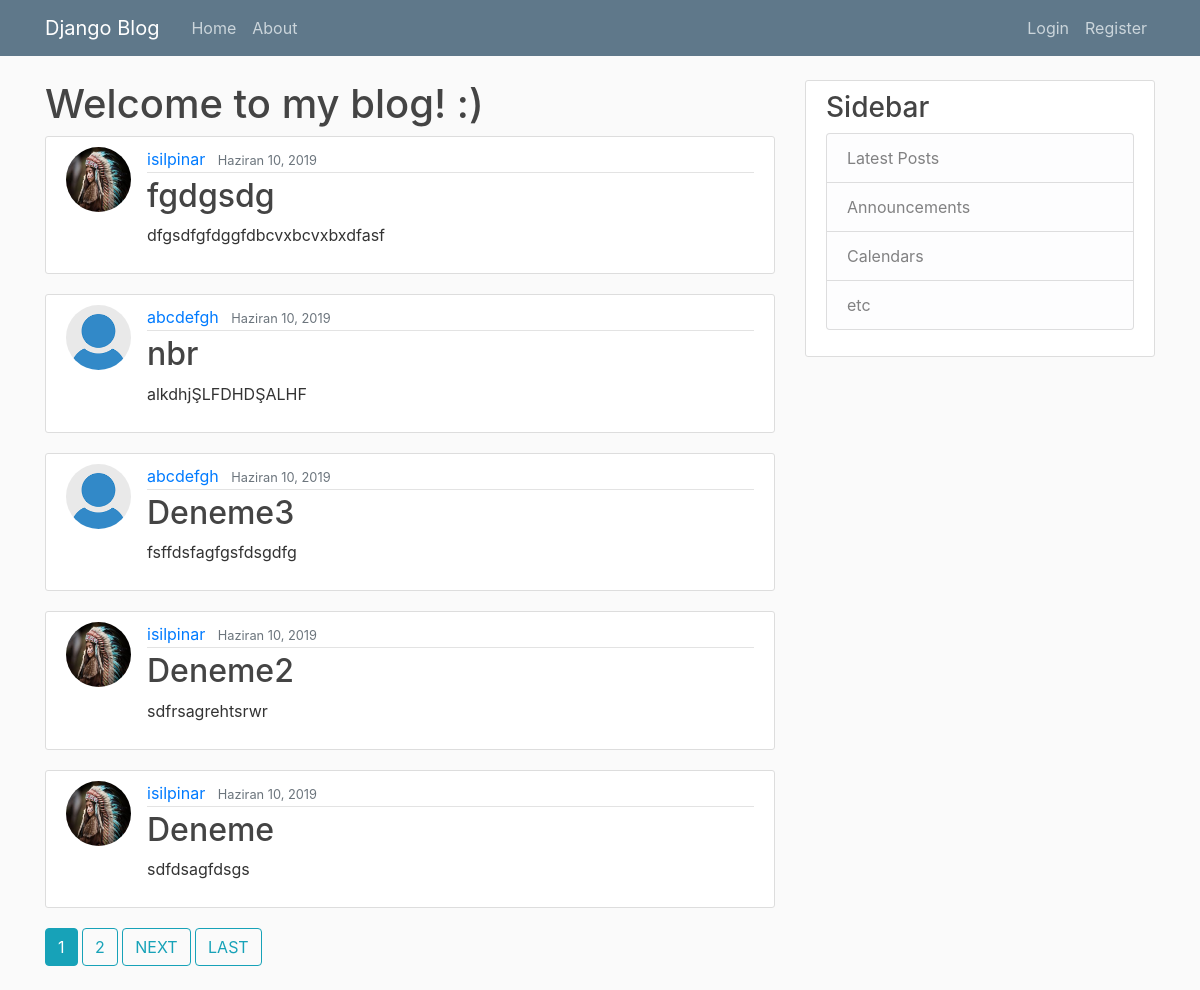
The page / on the database its author committed.
### blogpage/models.py (models this page shows, shortened)
class Post(models.Model):
    title = models.CharField(max_length=100)
    content = models.TextField()
    date = models.DateTimeField(default=timezone.now)
    author = models.ForeignKey(User, on_delete=models.CASCADE)

### users/models.py (models this page shows, shortened)
class Profile(models.Model):
    user = models.OneToOneField(User, on_delete=models.CASCADE)
    image = models.ImageField(default='default.png', upload_to='profile_pics')

### blogpage/views.py (the view)
# urls.py: path('', PostListView.as_view(), name='blogpage-home'),
class PostListView(ListView):
    model = Post
    template_name = 'blogpage/home.html'
    context_object_name = 'posts'
    ordering = ['-date']
    paginate_by = 5

### blogpage/templates/blogpage/home.html (shortened to what this page needs)
{% extends "blogpage/base.html" %}
{% block content %}
    <h1> Welcome to my blog! :) </h1>
    {% for post in posts %}
        <article class="media content-section">
            <img class="rounded-circle article-img" src="{{ post.author.profile.image.url }}" alt=" image of the blog article author">
            <div class="media-body">
                <div class="article-metadata">
                    <a class="mr-2" href="{% url 'user-posts' post.author.username %}">{{ post.author }}</a>
                    <small class="text-muted">{{ post.date|date:'F j, Y' }}</small>
                </div>
                <h2><a class="article-title" href="{% url 'post-detail' post.id %}">{{ post.title }}</a></h2>
                <p class="article-content">{{ post.content }}</p>
            </div>
        </article>
    {% endfor %}
    {% if is_paginated %}
         {% for num in page_obj.paginator.page_range %}
            {% if page_obj.number == num %}
                <a class="btn btn-info mb-4" href="?page={{num}}"> {{num}} </a>
            {% elif num > page_obj.number|add:'-3' and num < page_obj.number|add:'3'%}
                <a class="btn btn-outline-info mb-4" href="?page={{num}}"> {{num}} </a>
            {% endif %}
        {% endfor %}
        {% if page_obj.has_next %}
            <a class="btn btn-outline-info mb-4" href="?page={{page_obj.next_page_number}}"> NEXT </a>
            <a class="btn btn-outline-info mb-4" href="?page={{page_obj.paginator.num_pages}}"> LAST </a>
        {% endif %}
    {% endif %}
{% endblock content %}

### blogpage/static/blogpage/main.css (style rules this page uses)
body { background: #fafafa; color: #333333; margin-top: 5rem; }
h1, h2, h3, h4, h5, h6 { color: #444444; }
.content-section { background: #ffffff; padding: 10px 20px; border: 1px solid #dddddd; border-radius: 3px; margin-bottom: 20px; }
.article-title { color: #444444; }
.article-content { white-space: pre-line; }
.article-img { height: 65px; width: 65px; margin-right: 16px; }
.article-metadata { padding-bottom: 1px; margin-bottom: 4px; border-bottom: 1px solid #e3e3e3 }

### rows shown on the page
Post: author.profile.image (picture), author "isilpinar", date "Haziran 10, 2019", title "fgdgsdg", content "dfgsdfgfdggfdbcvxbcvxbxdfasf"
Post: author.profile.image (placeholder picture), author "abcdefgh", date "Haziran 10, 2019", title "nbr", content "alkdhjŞLFDHDŞALHF"
Post: author.profile.image (placeholder picture), author "abcdefgh", date "Haziran 10, 2019", title "Deneme3", content "fsffdsfagfgsfdsgdfg"
Post: author.profile.image (picture), author "isilpinar", date "Haziran 10, 2019", title "Deneme2", content "sdfrsagrehtsrwr"
Post: author.profile.image (picture), author "isilpinar", date "Haziran 10, 2019", title "Deneme", content "sdfdsagfdsgs"

### other values the page prints
{{ num }} "1"
{{ num }} "2"
